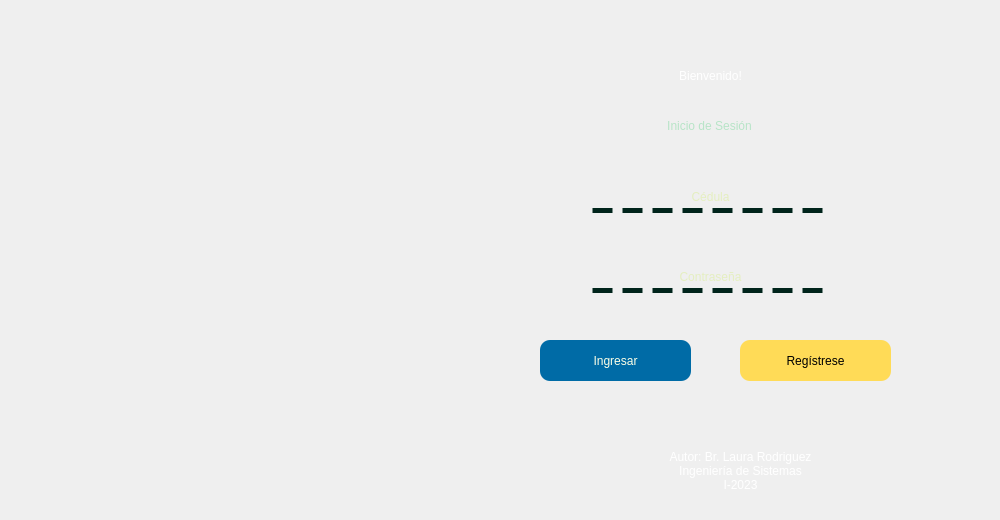
<?xml version="1.0" encoding="UTF-8"?>
<ui version="4.0">
 <class>MainWindow</class>
 <widget class="QMainWindow" name="MainWindow">
  <property name="geometry">
   <rect>
    <x>0</x>
    <y>0</y>
    <width>1000</width>
    <height>520</height>
   </rect>
  </property>
  <property name="windowTitle">
   <string>MainWindow</string>
  </property>
  <widget class="QWidget" name="centralwidget">
   <property name="enabled">
    <bool>true</bool>
   </property>
   <layout class="QVBoxLayout" name="verticalLayout_2">
    <property name="spacing">
     <number>0</number>
    </property>
    <property name="leftMargin">
     <number>0</number>
    </property>
    <property name="topMargin">
     <number>0</number>
    </property>
    <property name="rightMargin">
     <number>0</number>
    </property>
    <property name="bottomMargin">
     <number>0</number>
    </property>
    <item>
     <widget class="QWidget" name="Background" native="true">
      <property name="styleSheet">
       <string notr="true"/>
      </property>
      <widget class="QLineEdit" name="UserIN">
       <property name="geometry">
        <rect>
         <x>590</x>
         <y>180</y>
         <width>241</width>
         <height>33</height>
        </rect>
       </property>
       <property name="styleSheet">
        <string notr="true">background-color: transparent;
color: #D9ED92;
font: 17pt &quot;Arial&quot;;
border: 5px dashed Transparent;
border-bottom-color: #00241b;</string>
       </property>
       <property name="text">
        <string/>
       </property>
       <property name="maxLength">
        <number>10</number>
       </property>
       <property name="alignment">
        <set>Qt::AlignCenter</set>
       </property>
       <property name="placeholderText">
        <string>Cédula</string>
       </property>
      </widget>
      <widget class="QLineEdit" name="PassIN">
       <property name="geometry">
        <rect>
         <x>590</x>
         <y>260</y>
         <width>241</width>
         <height>33</height>
        </rect>
       </property>
       <property name="styleSheet">
        <string notr="true">background-color: transparent;
color: #D9ED92;
font: 17pt &quot;Arial&quot;;
border: 5px dashed Transparent;
border-bottom-color: #00241b;</string>
       </property>
       <property name="text">
        <string/>
       </property>
       <property name="maxLength">
        <number>10</number>
       </property>
       <property name="echoMode">
        <enum>QLineEdit::Password</enum>
       </property>
       <property name="alignment">
        <set>Qt::AlignCenter</set>
       </property>
       <property name="placeholderText">
        <string>Contraseña</string>
       </property>
      </widget>
      <widget class="QPushButton" name="LogIn_Btn">
       <property name="geometry">
        <rect>
         <x>540</x>
         <y>340</y>
         <width>151</width>
         <height>41</height>
        </rect>
       </property>
       <property name="styleSheet">
        <string notr="true">QPushButton#LogIn_Btn{
background-color: #006BA6;
border-radius: 10px;
font: bold 14pt &quot;Arial&quot;;
color: #FCFFE7;
}

QPushButton#LogIn_Btn:pressed{
background-color: #3E6D9C;
color: #F0F0F0
}</string>
       </property>
       <property name="text">
        <string>Ingresar</string>
       </property>
       <property name="autoDefault">
        <bool>false</bool>
       </property>
       <property name="default">
        <bool>true</bool>
       </property>
      </widget>
      <widget class="QPushButton" name="Sign_Btn">
       <property name="geometry">
        <rect>
         <x>740</x>
         <y>340</y>
         <width>151</width>
         <height>41</height>
        </rect>
       </property>
       <property name="styleSheet">
        <string notr="true">QPushButton#Sign_Btn{
background-color: #ffdb57;
border-radius: 10px;
font: bold 14pt &quot;Arial&quot;;
color: #00000;
}

QPushButton#Sign_Btn:pressed{
background-color: #3E6D9C;
color: #F0F0F0
}</string>
       </property>
       <property name="text">
        <string>Regístrese</string>
       </property>
       <property name="default">
        <bool>true</bool>
       </property>
      </widget>
      <widget class="QLabel" name="Bienv_title">
       <property name="geometry">
        <rect>
         <x>420</x>
         <y>50</y>
         <width>581</width>
         <height>51</height>
        </rect>
       </property>
       <property name="maximumSize">
        <size>
         <width>16777215</width>
         <height>120</height>
        </size>
       </property>
       <property name="styleSheet">
        <string notr="true">font: bold 35pt &quot;Arial Black&quot;;
color: #ffffff;</string>
       </property>
       <property name="text">
        <string>Bienvenido!</string>
       </property>
       <property name="alignment">
        <set>Qt::AlignCenter</set>
       </property>
       <property name="wordWrap">
        <bool>false</bool>
       </property>
       <property name="margin">
        <number>1</number>
       </property>
      </widget>
      <widget class="QLabel" name="Bienv_title_3">
       <property name="geometry">
        <rect>
         <x>424</x>
         <y>100</y>
         <width>571</width>
         <height>51</height>
        </rect>
       </property>
       <property name="maximumSize">
        <size>
         <width>16777215</width>
         <height>120</height>
        </size>
       </property>
       <property name="styleSheet">
        <string notr="true">font: 63 bold 22pt &quot;Arial Black&quot;;
color: #b7e4c7;</string>
       </property>
       <property name="text">
        <string>Inicio de Sesión</string>
       </property>
       <property name="alignment">
        <set>Qt::AlignCenter</set>
       </property>
       <property name="wordWrap">
        <bool>false</bool>
       </property>
       <property name="margin">
        <number>1</number>
       </property>
      </widget>
      <widget class="QLabel" name="label">
       <property name="geometry">
        <rect>
         <x>490</x>
         <y>440</y>
         <width>501</width>
         <height>61</height>
        </rect>
       </property>
       <property name="styleSheet">
        <string notr="true">font: 12pt &quot;Arial&quot;;
color: #FFFFFF;</string>
       </property>
       <property name="text">
        <string>Autor: Br. Laura Rodriguez
Ingeniería de Sistemas
I-2023</string>
       </property>
       <property name="alignment">
        <set>Qt::AlignCenter</set>
       </property>
      </widget>
      <widget class="QLabel" name="label_2">
       <property name="geometry">
        <rect>
         <x>0</x>
         <y>0</y>
         <width>1000</width>
         <height>520</height>
        </rect>
       </property>
       <property name="text">
        <string>&lt;html&gt;&lt;head/&gt;&lt;body&gt;&lt;p&gt;&lt;img src=&quot;/home/Laura/Escritorio/SISTEMA 1.0/icons/back1000520.png&quot; width=&quot;1000&quot; height=&quot;520&quot;/&gt;&lt;/p&gt;&lt;/body&gt;&lt;/html&gt;</string>
       </property>
      </widget>
      <zorder>label_2</zorder>
      <zorder>UserIN</zorder>
      <zorder>PassIN</zorder>
      <zorder>LogIn_Btn</zorder>
      <zorder>Sign_Btn</zorder>
      <zorder>Bienv_title</zorder>
      <zorder>Bienv_title_3</zorder>
      <zorder>label</zorder>
     </widget>
    </item>
   </layout>
  </widget>
 </widget>
 <resources/>
 <connections/>
</ui>
